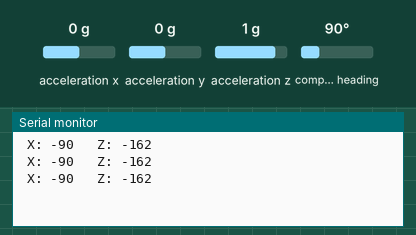
Bench run of a sketch on a simulated Arduino Uno, built with avr-gcc and run on an emulated ATmega328P. Parts: the last lines printed to the serial monitor. Inputs (shaded band) come from the test bench; at power-on: acceleration y 0 g, acceleration z 1 g, compass heading 90°, acceleration x 0 g.

Above: at 2.2 s.
2.3 s: acceleration y set to -1.4 g
At 2.9 s:
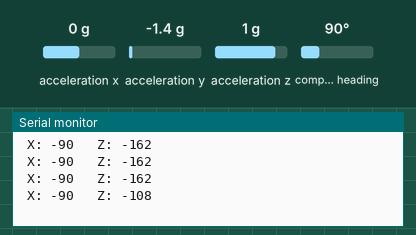
3.8 s: acceleration z set to -1.4 g
At 4.4 s:
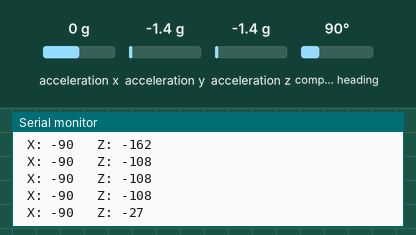
5.3 s: compass heading set to 7°
At 5.9 s:
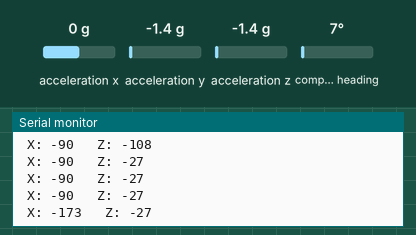
Timing chart, 0 to 8.3 s (numbered marks = the images above; inputs shaded):
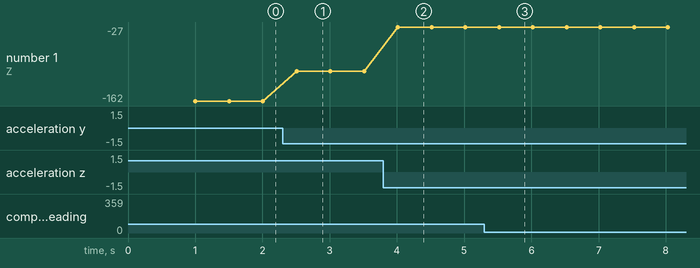

Measured:
- after the input at 2.3 s, the serial monitor: prints a new line after 0.21 s (image 1)
- after the input at 3.8 s, the serial monitor: prints a new line after 0.21 s (image 2)
- after the input at 5.3 s, the serial monitor: prints a new line after 0.22 s (image 3)
- plotted number 1: -162 → -108 after the input at 2.3 s, -108 → -27 after the input at 3.8 s

The sketch:

BackAngle.ino
```cpp
#include <Wire.h>
#include <Adafruit_Sensor.h>
#include <Adafruit_BNO055.h>
#include <utility/imumaths.h>

#define BNO055_SAMPLERATE_DELAY_MS (100)

Adafruit_BNO055 bno = Adafruit_BNO055(55, 0x28);

void setup() {
  Serial.begin(115200);
  if(!bno.begin()) {
    Serial.println("Could not find a valid BNO055 sensor, check wiring!");
    while(1);
  }
  delay(1000);
  bno.setExtCrystalUse(true); // Use external crystal for more accurate readings
}

void loop() {
    uint8_t system, gyro, accel, mag = 0;
    bno.getCalibration(&system, &gyro, &accel, &mag);
    if (accel != 3 ){
      Serial.print("Calibration Status : System : ");
      Serial.print(system, DEC);
      Serial.print(" Gyro : ");
      Serial.print(gyro, DEC);
      Serial.print(" Accel : ");
      Serial.print(accel, DEC);
      Serial.print(" Mag : ");
      Serial.println(mag, DEC);
      delay(500);
    }

    uint8_t x, y, z = 0;
    uint8_t x_offset, y_offset, z_offset = 0;
    uint8_t x_initial, y_initial, z_initial = 0;

    imu::Vector<3> euler = bno.getVector(Adafruit_BNO055::VECTOR_EULER);
    x = euler.x();
    x_initial = 180; //93
    // y = euler.y();
    // y_initial = 76; //76
    z = euler.z();
    z_initial = 162;
    // if (x > 0 && x < 5){
    //   x = 0;
    // }
    if (x < -90){
      x = -90;
    }
    // if (y > 180){
    //   y -= 360;
    // }
    // if (y > 0 && y < 5){
    //   y = 0;
    // }
    // if (z > 0 && z < 5 || z > 240){
    //   z = 0;
    // }
    Serial.print(" X: ");
    Serial.print(x-x_initial);
    // Serial.print(" Y: ");
    // Serial.print(y-y_initial);
    Serial.print(" \tZ: ");
    Serial.print(z-z_initial);
    Serial.println("\t\t");
    delay(500);
}
```
